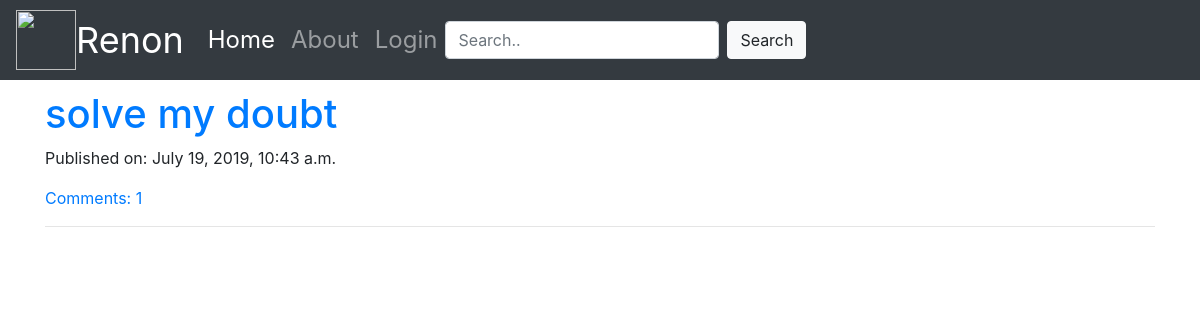
The page / on the database its author committed.
### blog/models.py (models this page shows, shortened)
class Post(models.Model):
    author = models.ForeignKey('auth.User', on_delete=models.CASCADE)
    title = models.CharField(max_length = 200)
    content = models.CharField(max_length = 1000)
    create_date = models.DateTimeField(default = timezone.now)
    published_date = models.DateTimeField(null = True, blank = True)

### blog/views.py (the view)
# urls.py: url(r'^$', views.PostListView.as_view(), name = 'post_list'),
class PostListView(ListView):
    model = models.Post
    def get_queryset(self):
        return models.Post.objects.filter(published_date__lte = timezone.now()).order_by('-published_date')

### blog/templates/blog/post_list.html
{% extends 'blog/base.html' %}
{% block content %}
<div class="centerstage">
  {% for post in post_list %}
  <div class="post">
    <h1> <a href="{% url 'post_detail' pk=post.pk %}">{{ post.title }}</a></h1>
    <div class="date">
      <p>Published on: {{post.published_date}}</p>
    </div>
    <a href="{% url 'post_detail' pk=post.pk %}">Comments: {{post.comments.count}}</a>
    <hr>
  </div>
  {% empty %}
  <h1>No matches found</h1>
  {% endfor %}
</div>
{% endblock %}

### blog/static/css/blog.css (style rules this page uses)
.centerstage { margin-left: auto; margin-right: auto; }

### rows shown on the page
Post: title "solve my doubt", published_date "July 19, 2019, 10:43 a.m.", comments.count "1"
